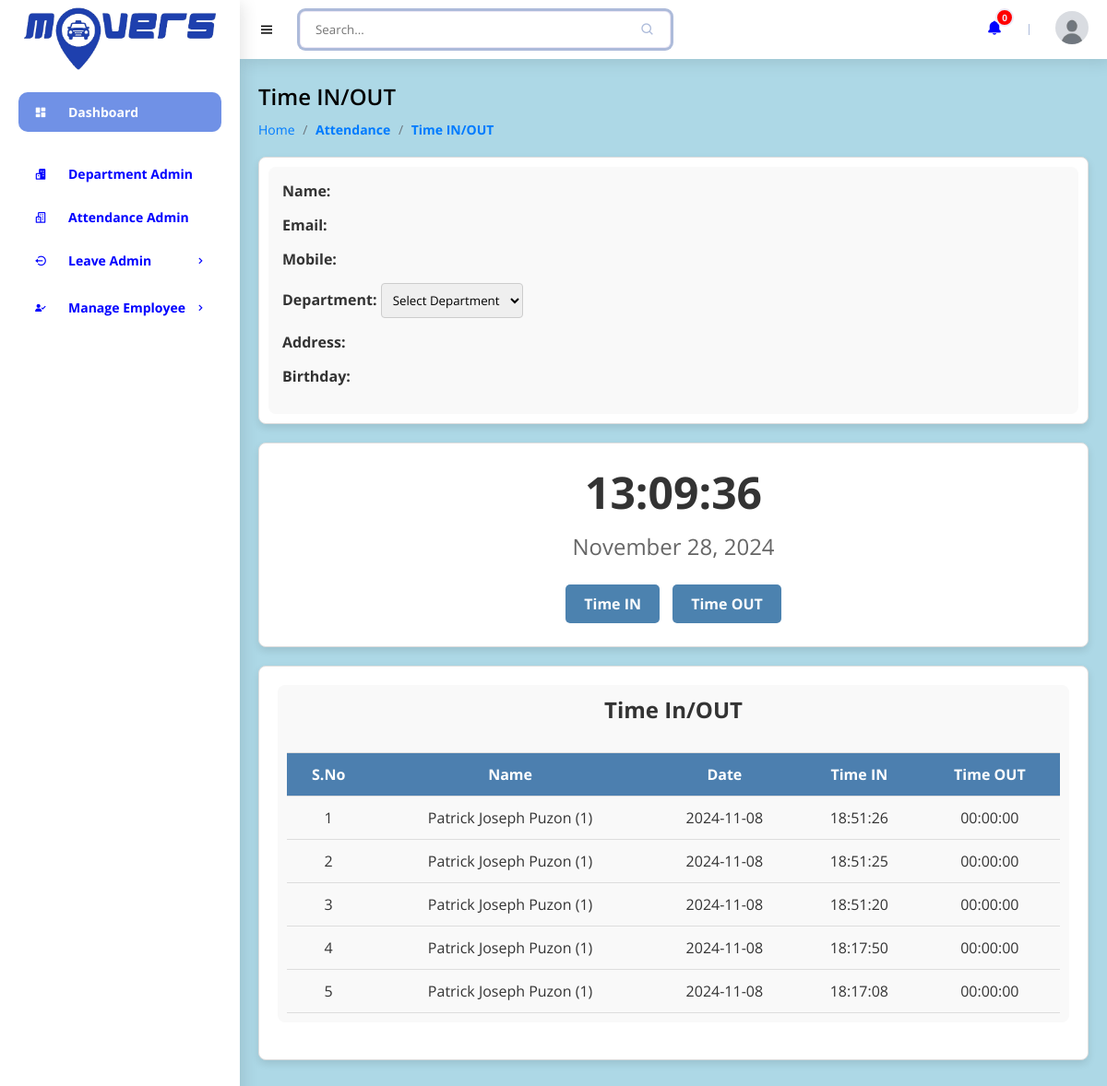
Before: /h3time.php (signed in) with the older database file.
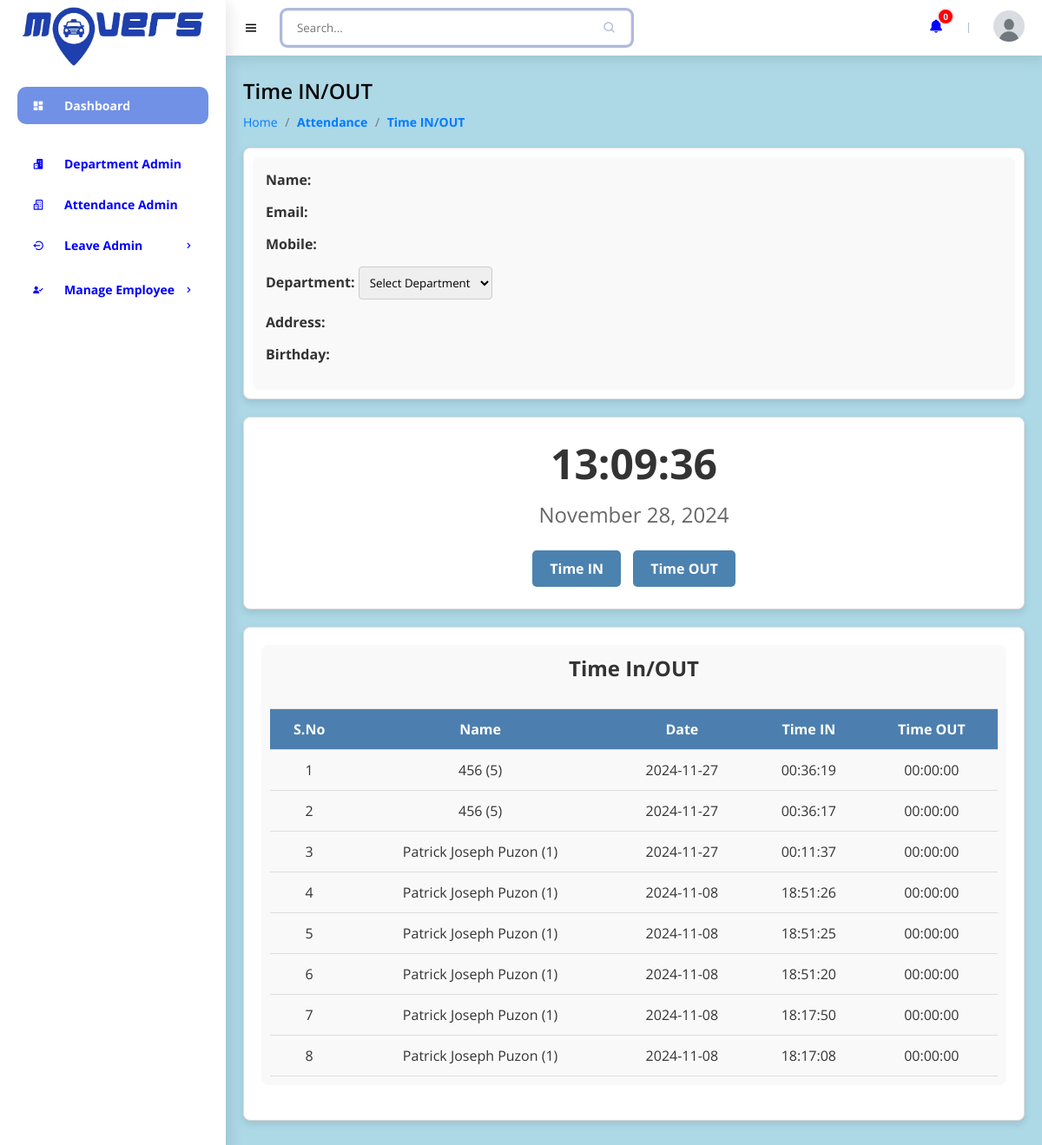
After: the same page with the newer database file.
### tables this page shows
CREATE TABLE `attendance` (
  `id` int(11) NOT NULL,
  `e_attendance_id` int(11) NOT NULL,
  `date` date NOT NULL,
  `time_in` time NOT NULL,
  `time_out` time NOT NULL,
  `Overtime` time NOT NULL
);

CREATE TABLE `employee` (
  `id` int(11) NOT NULL,
  `name` varchar(255) NOT NULL,
  `email` varchar(255) NOT NULL,
  `mobile` varchar(15) NOT NULL,
  `password` varchar(20) NOT NULL,
  `department_id` int(11) NOT NULL,
  `address` varchar(2000) NOT NULL,
  `birthday` date NOT NULL,
  `role` int(11) NOT NULL
);

### h3time.php (the view, shortened to what this page needs)
<?php
require('sidebar_navbar_footer/h3sidebar_nav.php');
$name='';
$email='';
$mobile='';
$address='';
$birthday='';
if($_SESSION['ROLE']==1){
	$sql="select `attendance`.*, employee.name,employee.id as e_attendance_id from `attendance`,employee where `attendance`.e_attendance_id=employee.id order by `attendance`.id desc";
}else{
	$e_attendance_id=$_SESSION['USER_ID'];
	$sql="select `attendance`.*, employee.name ,employee.id as e_attendance_id from `attendance`,employee where `attendance`.e_attendance_id='$e_attendance_id' and `attendance`.e_attendance_id=employee.id order by `attendance`.id desc";
}
$res2=mysqli_query($con,$sql);
?>
    <main>
        <h1 class="h3title">Time IN/OUT</h1>
        <ul class="h3breadcrumbs">
            <li><a href="h3dashboard.php">Home</a></li>
            <li class="h3divider">/</a></li>
            <li><a href="#" class="h3active">Attendance</a></li>
            <li class="h3divider">/</a></li>
            <li><a href="#" class="h3active">Time IN/OUT</a></li>
        </ul>
				<div class="time-container">
		 			<div class="card1">
                        <div class="card-body1">
                           <form method="post">
							   <div class="form-group1">
									<label class=" form-control-label1">Name: <span style="color:blue"><?php echo $name?></span></label>
								</div>
								<div class="form-group1">
									<label class=" form-control-label1">Email: <span style="color:blue"><?php echo $email?></span></label>
								</div>
								<div class="form-group1">
									<label class=" form-control-label1">Mobile: <span style="color:blue"><?php echo $mobile?></span></label>
								</div>
								<div class="form-group1">
									<label class=" form-control-label1">Department: <select name="department_id" required class="form-control-1">
										<option value="">Select Department</option>
									</select></label>
								</div>
								<div class="form-group1">
									<label class=" form-control-label1">Address: <span style="color:blue"><?php echo $address?></span></label>
								</div>
								<div class="form-group1">
									<label class=" form-control-label1">Birthday: <span style="color:blue"><?php echo $birthday?></span></label>
								</div>
							  </form>
                        </div>
					</div>
				</div>
					<div class="clock-container">
						<div class="digital-clock" id="digital-clock">00:00:00</div>
						<div class="date" id="date">January 1, 1970</div>
					<form method="POST">
						<button type="submit" name="timeIN" class="timebtn">Time IN</button>
						<button type="submit" name="timeOUT" class="timebtn">Time OUT</button>
					</form>
					</div>
					<div class="time2-container">
						<div class="card2">
							<div class="card-body2">
							<h4 class="box-title2">Time In/OUT </h4>
							</div>
							<div class="card-body-2">
							<div class="table-stats order-table ov-h">
								<table class="table2 ">
									<thead>
										<tr>
										<th >S.No</th>
										<th>Name</th>
										<th>Date</th>
										<th>Time IN</th>
										<th>Time OUT</th>
										</tr>
									</thead>
									<tbody>
									<?php
									$i=1;
									while($row=mysqli_fetch_assoc($res2)){?>
										<tr>
									   <td><?php echo $i?></td>
									   <td><?php echo $row['name'].' ('.$row['e_attendance_id'].')'?></td>
									   <td><?php echo $row['date']?></td>
                                       <td><?php echo $row['time_in']?></td>
									   <td><?php echo $row['time_out']?></td>
									<?php
									$i++;
									} ?>
									</tbody>
								</table>
							</div>
							</div>
						</div>
					</div>
    </main>
<?php
require('sidebar_navbar_footer/h3continuation.php');
?>

### sidebar_navbar_footer/h3sidebar_nav.php (shortened to what this page needs)
<!DOCTYPE html>
<html lang="en">
<head>
    <link href='https://unpkg.com/boxicons@2.1.4/css/boxicons.min.css' rel='stylesheet'>
    <link rel="stylesheet" href="css/h3style.css">
    <link rel="stylesheet" href="css/h3health.css">
    <link rel="stylesheet" href="css/h3tablesformsdesign.css">
    <link rel="stylesheet" href="css/h3attenddesign.css">
</head>
<body>
    <section id="h3sidebar">
         <a href="h3dashboard.php" class="h3logo"><img src="images/logo1.1.png" alt class="h3logo-img"></a>
        <ul class="h3side-menu">
            <?php if($_SESSION['ROLE']==1){ ?>
                <li><a href="h3dashboard.php" class="h3side-active"><i class='bx bxs-dashboard h3icon'></i> Dashboard</a></li>
            <li><a href="h3department.php" class="h3side"><i class='bx bxs-buildings h3icon'></i> Department Admin</a></li>
            <li><a href="h3timesheet.php" class="h3side"><i class='bx bx-buildings h3icon'></i> Attendance Admin</a></li>
                <li>
                    <a href="#"><i class='bx bx-log-out-circle h3icon'></i> Leave Admin<i class='bx bx-chevron-right h3icon-right' ></i></a>
                </li>
                <li>
                    <a href="#"><i class='bx bxs-user-check h3icon'></i> Manage Employee<i class='bx bx-chevron-right h3icon-right' ></i></a>
                </li>
            <?php } ?>
        </ul>
    </section>
    <section id="h3content">
        <nav>
            <i class='bx bx-menu h3toggle-sidebar'></i>
            <form action="#">
                <div class="h3form-group">
                    <input type="text"  placeholder="Search...">
                    <i class='bx bx-search h3nav-icon' ></i>
                </div>
            </form>
            <?php if($_SESSION['ROLE']==1){ ?>
            <a href="h3notification.php" class="h3nav-link">
                <i class='bx bxs-bell h3nav-icon' ></i>
                <span class="h3badge">0</span>
            </a>
            <div class="h3profile">
                <img src="images/default profile pic.jpg" alt="">
            </div>
            <?php } ?>
        </nav>

### sidebar_navbar_footer/h3continuation.php (shortened to what this page needs)
    </section>
</body>
</html>

### css/h3style.css (style rules this page uses)
* { font-family: 'Open Sans', sans-serif; margin: 0; padding: 0; box-sizing: border-box; }
:root { --dark-blue: #3D52A0; --light-blue: #7091e6; --dark-grey: #8697c4; --grey: #adbbda; --light-grey: #ede8f5; --blue: #0000FF; --white: #fff; --red: #ff0000; --green: #81d438; --black: #0b0c10; --light-black: #1f2833; --grey2: #c5c6c7; --light-sky: #66fcf1; --dark-sky: #45a29e; }
html { overflow-x: hidden; }
body { background: lightblue; margin: 0; padding: 0; }
a { text-decoration: none; }
li { list-style: none; }
#h3sidebar { position: fixed; max-width: 260px; width: 100%; background: var(--white); top: 0; left: 0; height: 100%; font-weight: 600; overflow-y: auto; scrollbar-width: none; box-shadow: 4px 4px 16px rgba(0, 0, 0, 0.1); transition: all 0.3s ease; z-index: 200; }
#h3sidebar .h3logo { font-size: 24px; display: flex; justify-content: center; align-items: center; height: 64px; }
#h3sidebar .h3logo img { width: 80%; z-index: 100; top: 0; left: 0; transition: all .3s ease; padding: 20px 0 0 0; background: var(--white); }
#h3sidebar .h3icon { min-width: 48px; display: flex; justify-content: center; align-items: center; margin-right: 6px; }
#h3sidebar .h3icon-right { margin-left: auto; transition: all .3s ease; }
#h3sidebar .h3side-menu { margin: 36px 0; padding: 0 20px; transition: all 0.3s ease; }
#h3sidebar .h3side-menu a { display: flex; align-items: center; font-size: 14px; color: var(--blue); padding: 12px 16px 12px 0; transition: all 0.3s ease; border-radius: 10px; margin: 4px 0; font-weight: 700; white-space: nowrap; }
#h3sidebar .h3side-menu > li > a.h3side-active, #h3sidebar .h3side-menu > li > a.h3side-active:hover { background: var(--light-blue); color: white; }
#h3content { position: relative; width: calc(100% - 260px); left: 260px; transition: all 0.3s ease; }
nav { background: var(--white); height: 64px; padding: 0 20px; display: flex; align-items: center; grid-gap: 28px; box-shadow: 4px 4px 16px rgba(0, 0, 0, 0.1); position: sticky; top: 0; left: 0; z-index: 100; }
nav .h3toggle-sidebar { font-size: 18px; cursor: pointer; }
nav form { max-width: 400px; width: 100%; margin-right: auto; }
nav .h3form-group { position: relative; }
nav .h3form-group input { width: 100%; border-radius: 5px; border: none; outline: none; padding: 10px 36px 10px 16px; background: var(--white); transition: all .3s ease; box-shadow: 0 0 0 1px var(--light-grey), 0 0 0 4px var(--grey); }
nav .h3form-group .h3nav-icon { position: absolute; top: 50%; transform: translateY(-50%); right: 16px; color: var(--grey); }
nav .h3nav-link { position: relative; }
nav .h3nav-link .h3nav-icon { font-size: 18px; color: var(--blue); }
nav .h3nav-link .h3badge { position: absolute; top: -12px; right: -12px; width: 20px; height: 20px; border-radius: 50%; border: 2px solid var(--light-grey); background: var(--red); display: flex; justify-content: center; align-items: center; color: var(--light-grey); font-size: 10px; font-weight: 700; }
nav .h3profile { position: relative; }
nav .h3profile img { width: 36px; height: 36px; border-radius: 50%; object-fit: cover; cursor: pointer; }
main { width: 100%; padding: 24px 20px 20px 20px; margin: 0 auto; }
main .h3title { font-size: 24px; font-weight: 600; margin-bottom: 10px; display: inline-block; }
.h3breadcrumbs { list-style: none; padding: 0; margin: 0 0 20px; font-size: 14px; }
.h3breadcrumbs li { display: inline; }
.h3breadcrumbs a { color: #007bff; text-decoration: none; }
.h3breadcrumbs .h3divider { margin: 0 5px; color: #6c757d; }
.h3breadcrumbs .h3active { font-weight: bold; }

### css/h3tablesformsdesign.css (style rules this page uses)
h4 { font-weight: 600; margin: 0; }
button { background-color: blue; border: none; color: white; padding: 10px 15px; text-align: center; text-decoration: none; display: inline-block; font-size: 14px; margin: 4px 2px; cursor: pointer; border-radius: 4px; font-weight: 700; }

Changed rows visible on the page:
added attendance: employee.name "456", employee.id "5", date "2024-11-27", time_in "00:36:19", time_out "00:00:00"
added attendance: employee.name "456", employee.id "5", date "2024-11-27", time_in "00:36:17", time_out "00:00:00"
added attendance: employee.name "Patrick Joseph Puzon", employee.id "1", date "2024-11-27", time_in "00:11:37", time_out "00:00:00"
